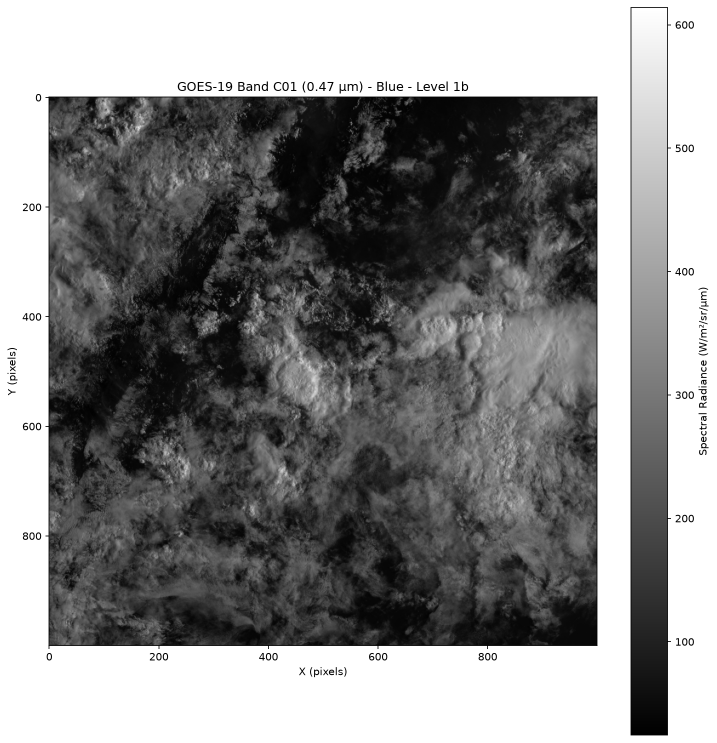
#> input picture jpeg2000/in/BandC01_L1b_crop.png, 1433 x 1485 px (shown at 1/2 size)
$ python jpeg2000.py in/BandC01_L1b_crop.png
#> lines starting #> are read from the running program, lines starting #| are printed output that depends on the picture; after the words box and inside, x2 and y2 are one past the last pixel; in counts of white or black regions, pixels touching at a corner belong together
#!/usr/bin/env python3
"""
Educational lossless JPEG2000-style pipeline (grayscale) with a figure per step.

  1. DC level shift
  2. Tiling
  3. Multi-level 2D reversible 5/3 DWT
  4. Coefficient statistics (sparsity)
  5. Bit-planes (what the Tier-1 coder works on)
  6. Entropy-coding cost (ESTIMATE per code-block; not the real MQ coder)
  7. Exact reconstruction (inverse DWT)
  8. Resolution scalability and bit-plane truncation

Usage:
  uv run j2k_steps.py [image] [--tile 128] [--levels 3] [--cblk 32]
                      [--out out] [--opj-bin DIR] [--no-show]
"""
import argparse
import os
import shutil
import subprocess
import tempfile

import numpy as np
import matplotlib.pyplot as plt
from PIL import Image


# =====================================================================
# 1D reversible 5/3 wavelet (integer lifting, whole-sample symmetric
# extension, even length)
# =====================================================================
def _nxt(a):  # a[i+1], mirrored at the end
    return np.concatenate([a[..., 1:], a[..., -1:]], axis=-1)


def _prv(a):  # a[i-1], mirrored at the start
    return np.concatenate([a[..., :1], a[..., :-1]], axis=-1)


def _interleave(e, o):
    out = np.empty(e.shape[:-1] + (e.shape[-1] + o.shape[-1],), dtype=e.dtype)
    out[..., 0::2], out[..., 1::2] = e, o
    return out


def fwd53(x):
    """Returns (low, high)."""
    x = x.astype(np.int64)
    e, o = x[..., 0::2], x[..., 1::2]
    d = o - ((e + _nxt(e)) >> 1)             # high-pass (predict)
    s = e + ((_prv(d) + d + 2) >> 2)         # low-pass (update)
    return s, d


def inv53(s, d):
    e = s - ((_prv(d) + d + 2) >> 2)
    o = d + ((e + _nxt(e)) >> 1)
    return _interleave(e, o)


# =====================================================================
# 2D multi-level DWT stored as a "mosaic" (LL top-left, details around it).
# Vertical filtering first, then horizontal (as in the standard).
# =====================================================================
def fdwt2(tile, levels):
    out = tile.astype(np.int64).copy()
    h, w = tile.shape
    for _ in range(levels):
        L, H = fwd53(out[:h, :w].T)
        L, H = L.T, H.T                      # vertical low / high
        LL, HL = fwd53(L)                    # horizontal on vertical-low
        LH, HH = fwd53(H)                    # horizontal on vertical-high
        out[:h // 2, :w // 2], out[:h // 2, w // 2:h] = LL, HL
        out[h // 2:h, :w // 2], out[h // 2:h, w // 2:w] = LH, HH
        h, w = h // 2, w // 2
    return out


def idwt2(coef, levels):
    out = coef.copy()
    h, w = coef.shape[0] >> levels, coef.shape[1] >> levels
    for _ in range(levels):
        h, w = h * 2, w * 2
        LL, HL = out[:h // 2, :w // 2], out[:h // 2, w // 2:w]
        LH, HH = out[h // 2:h, :w // 2], out[h // 2:h, w // 2:w]
        L, H = inv53(LL, HL), inv53(LH, HH)
        out[:h, :w] = inv53(L.T, H.T).T
    return out


def subbands(T, levels):
    """(name, row_slice, col_slice) of every subband inside a TxT mosaic."""
    res = []
    for l in range(1, levels + 1):
        h = T >> l
        res += [(f"HL{l}", slice(0, h), slice(h, 2 * h)),
                (f"LH{l}", slice(h, 2 * h), slice(0, h)),
                (f"HH{l}", slice(h, 2 * h), slice(h, 2 * h))]
    h = T >> levels
    res.append((f"LL{levels}", slice(0, h), slice(0, h)))
    return res


# =====================================================================
# Entropy-cost estimate
# =====================================================================
def est_bits(q):
    """
    Rough Tier-1-like cost of one code-block, in bits. Goes bit-plane by
    bit-plane; each bit is conditioned on a context (already significant, or
    0/1/2/3+ significant neighbours); cost is the static entropy per context
    plus 1 bit per sign. NOT the real EBCOT/MQ coder, just a proxy.
    """
    mag = np.abs(q)
    m = int(mag.max())
    if m == 0:
        return 0.0
    sig = np.zeros(q.shape, bool)
    h, w = q.shape
    total = 0.0
    for p in range(m.bit_length() - 1, -1, -1):
        bit = ((mag >> p) & 1).astype(bool)
        pad = np.pad(sig, 1).astype(np.int8)
        nbr = sum(pad[1 + dy:1 + dy + h, 1 + dx:1 + dx + w]
                  for dy in (-1, 0, 1) for dx in (-1, 0, 1) if (dy, dx) != (0, 0))
        ctx = np.where(sig, 4, np.minimum(nbr, 3))
        for c in range(5):
            sel = ctx == c
            n = int(sel.sum())
            if n == 0:
                continue
            pr = bit[sel].sum() / n
            if 0 < pr < 1:
                total += -n * (pr * np.log2(pr) + (1 - pr) * np.log2(1 - pr))
        total += (bit & ~sig).sum()          # sign bits of newly significant
        sig |= bit
    return float(total)


# =====================================================================
# Helpers
# =====================================================================
def logvis(c):
    return np.sign(c) * np.log1p(np.abs(c))


def psnr(a, b):
    mse = np.mean((a.astype(float) - b.astype(float)) ** 2)
    return float("inf") if mse == 0 else 10 * np.log10(255 ** 2 / mse)


def synthetic(n=512):
    yy, xx = np.mgrid[0:n, 0:n]
    img = 128 + 60 * np.sin(xx / 40) * np.cos(yy / 55)
    img[((xx - 180) ** 2 + (yy - 200) ** 2) < 80 ** 2] = 220
    img[300:420, 280:460] = 40
    rng = np.random.default_rng(0)
    img[330:400, 300:440] += rng.normal(0, 25, (70, 140))
    return np.clip(img, 0, 255).astype(np.uint8)


def savefig(fig, outdir, name):
    fig.tight_layout()
    fig.savefig(os.path.join(outdir, name), dpi=130)


def try_openjpeg(img, a, est_bytes):
    exe = shutil.which("opj_compress", path=a.opj_bin or None)
    if not exe:
        print("[OpenJPEG] opj_compress not found (use --opj-bin DIR to compare real size).")
        return
    with tempfile.TemporaryDirectory() as td:
        src, dst = os.path.join(td, "in.pgm"), os.path.join(td, "out.j2k")
        Image.fromarray(img).save(src)
        cmd = [exe, "-i", src, "-o", dst, "-t", f"{a.tile},{a.tile}",
               "-n", str(a.levels + 1), "-b", f"{a.cblk},{a.cblk}"]
        subprocess.run(cmd, check=True, capture_output=True)
        size = os.path.getsize(dst)
    print(f"[OpenJPEG] real codestream: {size} bytes | raw: {img.size} bytes | "
          f"ratio {img.size / size:.2f}:1 | my estimate: {est_bytes:.0f} bytes")


# =====================================================================
# Main pipeline
# =====================================================================
def main():
    ap = argparse.ArgumentParser()
    ap.add_argument("image", nargs="?")
    ap.add_argument("--tile", type=int, default=128)
    ap.add_argument("--levels", type=int, default=3)
    ap.add_argument("--cblk", type=int, default=32)
    ap.add_argument("--out", default="jpeg2000/out")
    ap.add_argument("--opj-bin", default=None)
    ap.add_argument("--no-show", action="store_true")
    a = ap.parse_args()

    T, L = a.tile, a.levels
    if T % (2 ** L):
        raise SystemExit("--tile must be divisible by 2**levels")
    os.makedirs(a.out, exist_ok=True)

    # ---- load + crop to a whole number of tiles ----
    img = np.array(Image.open(a.image).convert("L")) if a.image else synthetic()
    H, W = (img.shape[0] // T) * T, (img.shape[1] // T) * T
#> H = 1408; W = 1408
    if H == 0 or W == 0:
        raise SystemExit("image is smaller than one tile")
    img = img[:H, :W]
#> img: shape (1408, 1408)
    print(f"Image {W}x{H}, lossless 5/3, tile={T}, levels={L}, cblk={a.cblk}")
#| Image 1408x1408, lossless 5/3, tile=128, levels=3, cblk=32

    # ---- 1. DC level shift ----
    shifted = img.astype(np.int64) - 128
    print(f"[1] level shift: [{img.min()},{img.max()}] -> [{shifted.min()},{shifted.max()}]")
#| [1] level shift: [0,255] -> [-128,127]
    fig, ax = plt.subplots(1, 3, figsize=(14, 4.5))
    ax[0].imshow(img, cmap="gray", vmin=0, vmax=255); ax[0].set_title("Original (0..255)")
    im = ax[1].imshow(shifted, cmap="gray", vmin=-128, vmax=127)
    ax[1].set_title("Level-shifted (-128..127)"); plt.colorbar(im, ax=ax[1], fraction=0.046)
    ax[2].hist(img.ravel(), 64, alpha=.6, label="before")
    ax[2].hist(shifted.ravel(), 64, alpha=.6, label="after"); ax[2].legend()
    ax[2].set_title("Histogram: same shape, centred on 0")
    for x in ax[:2]: x.axis("off")
    savefig(fig, a.out, "01_level_shift.png")

    # ---- 2. Tiling ----
    tiles = [(y, x) for y in range(0, H, T) for x in range(0, W, T)]
    print(f"[2] tiling: {len(tiles)} tiles of {T}x{T}")
#| [2] tiling: 121 tiles of 128x128
    fig, ax = plt.subplots(figsize=(6, 6))
    ax.imshow(img, cmap="gray", vmin=0, vmax=255)
    for v in range(0, W + 1, T): ax.axvline(v - .5, color="red", lw=1)
    for v in range(0, H + 1, T): ax.axhline(v - .5, color="red", lw=1)
    for i, (y, x) in enumerate(tiles):
        ax.text(x + T / 2, y + T / 2, str(i), color="yellow", ha="center", va="center")
    ax.set_title(f"{len(tiles)} tiles ({T}x{T})"); ax.axis("off")
    savefig(fig, a.out, "02_tiling.png")

    # ---- 3. DWT ----
    q, full = {}, np.zeros((H, W), np.int64)     # q: integer coefficients per tile
    for (y, x) in tiles:
        c = fdwt2(shifted[y:y + T, x:x + T], L)
        q[(y, x)] = c
        full[y:y + T, x:x + T] = c
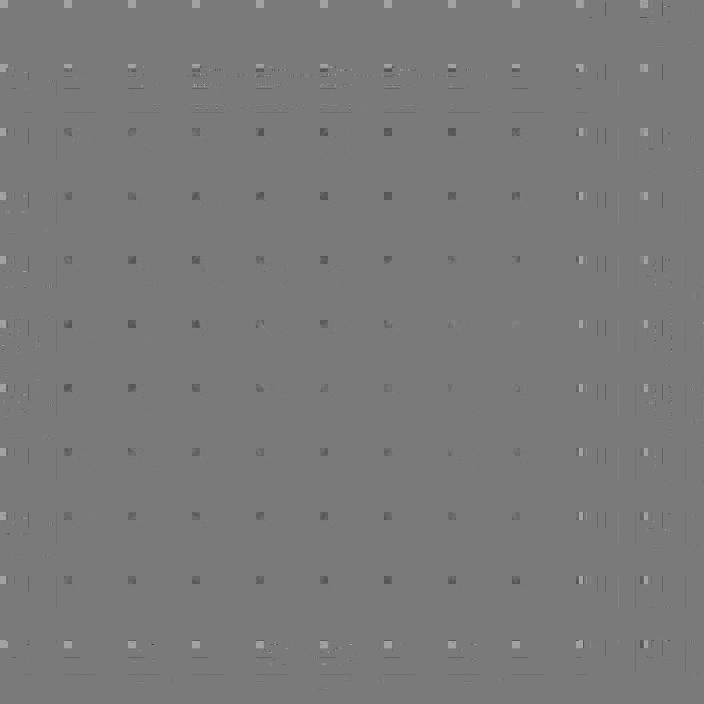
#> full: shape (1408, 1408) int64 (shown at 1/2 size); min -385, max 419, mean 0; drawn with min black and max white
#> after the loop, q = 121 items
    ctr = tiles[len(tiles) // 2]
#> ctr = (640, 640)
    print(f"[3] DWT done. Coefficient range [{full.min()},{full.max()}]")
#| [3] DWT done. Coefficient range [-385,419]
    fig, ax = plt.subplots(1, 2, figsize=(13, 6.5))
    ax[0].imshow(logvis(full), cmap="gray"); ax[0].set_title("DWT mosaic of every tile (log scale)")
    ax[1].imshow(logvis(q[ctr]), cmap="gray"); ax[1].set_title(f"Tile at (x,y)={ctr[::-1]}, subbands")
#> in logvis (call 2), `return np.sign(c) * np.log1p(np.abs(c))`:
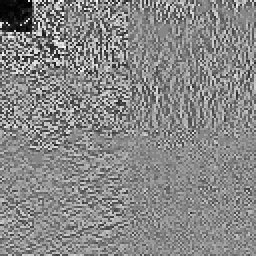
#> returned value: shape (128, 128) float64 (shown 2 times larger); min -4.84, max 4.3, mean 0.0326; drawn with min black and max white
    for name, rs, cs in subbands(T, L):
#> in subbands, `h = T >> levels`: h = 16
        ax[1].add_patch(plt.Rectangle((cs.start - .5, rs.start - .5), cs.stop - cs.start,
                                      rs.stop - rs.start, fill=False, ec="red", lw=.8))
        ax[1].text((cs.start + cs.stop) / 2, (rs.start + rs.stop) / 2, name,
                   color="yellow", ha="center", va="center", fontsize=8)
#> this loop made 10 passes
    for x in ax: x.axis("off")
    savefig(fig, a.out, "03_dwt.png")

    # ---- 4. Coefficient statistics ----
    z0, z1 = np.mean(shifted == 0), np.mean(full == 0)
#> z0 = 0.00171; z1 = 0.502
    print(f"[4] zeros: {z0:.1%} of samples before DWT -> {z1:.1%} of coefficients after")
#| [4] zeros: 0.2% of samples before DWT -> 50.2% of coefficients after
    fig, ax = plt.subplots(figsize=(7, 4.5))
    ax.hist(shifted.ravel(), 256, alpha=.6, label="pixels (level-shifted)")
    ax.hist(full.ravel(), 256, alpha=.6, label="DWT coefficients")
    ax.set_yscale("log"); ax.legend(); ax.set_title("Histogram (log y): DWT concentrates values near 0")
    savefig(fig, a.out, "04_coefficient_histogram.png")

    # ---- 5. Bit-planes of the centre tile ----
    mag = np.abs(q[ctr]); nb = max(int(mag.max()).bit_length(), 1)
#> after `nb = max(int(mag.max()).bit_length(), 1)`: nb = 7
    planes = list(range(nb - 1, max(nb - 9, -1), -1))
#> planes = [6, 5, 4, 3, 2, 1, 0]
    fig, axs = plt.subplots(2, 4, figsize=(14, 7.5))
    for ax_, p in zip(axs.ravel(), planes):
        ax_.imshow((mag >> p) & 1, cmap="gray", vmin=0, vmax=1); ax_.set_title(f"bit-plane {p}"); ax_.axis("off")
#> this loop made 7 passes
#> p on passes 1 to 7: 6, 5, 4, 3, 2, 1, 0
    for ax_ in axs.ravel()[len(planes):]: ax_.axis("off")
#> this loop made 1 pass
    fig.suptitle(f"Magnitude bit-planes of tile {ctr[::-1]} (MSB first): what Tier-1 codes")
    savefig(fig, a.out, "05_bitplanes.png")
    print(f"[5] bit-planes: centre tile has {nb} magnitude bit-planes")
#| [5] bit-planes: centre tile has 7 magnitude bit-planes

    # ---- 6. Entropy coding cost estimate per code-block ----
    heat, total = np.zeros((H, W)), 0.0
#> total = 0
    for (y, x), qt in q.items():
        for name, rs, cs in subbands(T, L):
            cb = min(a.cblk, rs.stop - rs.start)
            for by in range(rs.start, rs.stop, cb):
                for bx in range(cs.start, cs.stop, cb):
                    b = est_bits(qt[by:by + cb, bx:bx + cb])
                    total += b
                    heat[y + by:y + by + cb, x + bx:x + bx + cb] = b / cb ** 2
#> this loop made 121 passes
#> (y, x) on passes 16 to 27: (128, 512), (128, 640), (128, 768), (128, 896), (128, 1024), (128, 1152), (128, 1280), (256, 0), (256, 128), (256, 256), (256, 384), (256, 512)
#> (y, x) on passes 1 to 6: (0, 0), (0, 128), (0, 256), (0, 384), (0, 512), (0, 640)
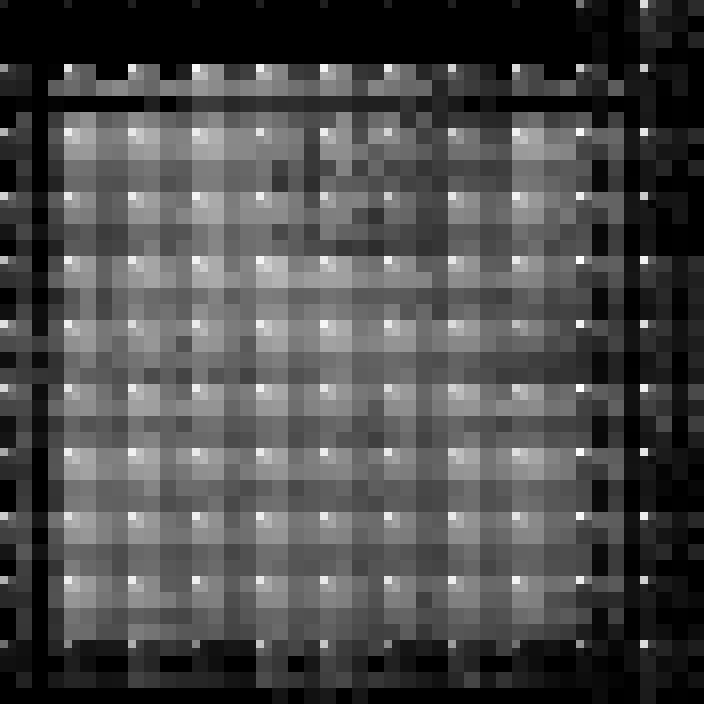
#> heat: shape (1408, 1408) float64 (shown at 1/2 size); min 0, max 8.14, mean 2.42; drawn with min black and max white
    est_bytes = total / 8
    print(f"[6] entropy-coder ESTIMATE: {est_bytes:.0f} bytes "
          f"({img.size / max(est_bytes, 1):.2f}:1, {total / img.size:.3f} bits/pixel)")
#| [6] entropy-coder ESTIMATE: 600854 bytes (3.30:1, 2.425 bits/pixel)
    fig, ax = plt.subplots(1, 2, figsize=(13, 6))
    ax[0].imshow(img, cmap="gray"); ax[0].set_title("Original"); ax[0].axis("off")
    im = ax[1].imshow(heat, cmap="magma"); ax[1].axis("off")
    ax[1].set_title("Estimated bits/coefficient per code-block (mosaic layout)")
    plt.colorbar(im, ax=ax[1], fraction=0.046)
    savefig(fig, a.out, "06_codeblock_cost.png")

    # ---- 7. Reconstruction ----
    def reconstruct(res=None, drop=0):
#> called with drop = 0
        out = np.zeros((H, W))
        for (y, x), qt in q.items():
            qt = qt.copy()
            if drop:                              # discard `drop` least-significant bit-planes
                qt = np.sign(qt) * ((np.abs(qt) >> drop) << drop)
            if res is not None:                   # keep resolutions 0..res only
                n = T >> (L - res)
                keep = np.zeros(qt.shape, bool); keep[:n, :n] = True
                qt = np.where(keep, qt, 0)
            out[y:y + T, x:x + T] = idwt2(qt, L)
#> this loop made 121 passes
#> (y, x) on passes 1 to 12: (0, 0), (0, 128), (0, 256), (0, 384), (0, 512), (0, 640), (0, 768), (0, 896), (0, 1024), (0, 1152), (0, 1280), (128, 0)
#> pass 1, in reconstruct, `qt = qt.copy()`:
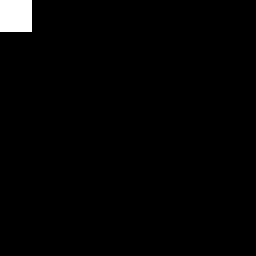
#> qt: shape (128, 128) int64 (shown 2 times larger); values 0 (black) and 127 (white), 1.6% white; 1 white region, box (x1, y1, x2, y2) and area: (0, 0, 16, 16) 256
        return np.clip(out + 128, 0, 255).astype(np.uint8)

    rec = reconstruct()
    identical = np.array_equal(img, rec)
    print(f"[7] reconstruction bit-exact: {identical}")
#| [7] reconstruction bit-exact: True
    fig, ax = plt.subplots(1, 2, figsize=(10, 5))
    ax[0].imshow(img, cmap="gray", vmin=0, vmax=255); ax[0].set_title("Original")
    ax[1].imshow(rec, cmap="gray", vmin=0, vmax=255)
    ax[1].set_title(f"Decoded from integer coefficients\nbit-exact: {identical}")
    for x in ax: x.axis("off")
#> this loop made 2 passes
    savefig(fig, a.out, "07_reconstruction.png")

    # ---- 8. Resolution scalability + bit-plane truncation ----
    fig, axs = plt.subplots(1, L + 1, figsize=(4 * (L + 1), 4.2))
    for r, ax_ in enumerate(axs):
        ax_.imshow(reconstruct(res=r), cmap="gray", vmin=0, vmax=255)
        ax_.set_title(f"resolutions 0..{r}" + (" (LL only)" if r == 0 else "")); ax_.axis("off")
#> this loop made 4 passes
#> pass 1, in inv53 (call 1176), `e = s - ((_prv(d) + d + 2) >> 2)`:
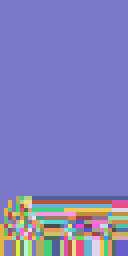
#> e: shape (64, 32) int64 (shown 4 times larger); 73 distinct labels, from 34 to 140; one colour per label, 0 black
    savefig(fig, a.out, "08a_resolution_scalability.png")
#> in savefig (call 8), `fig.savefig(os.path.join(outdir, name), dpi=130)`:
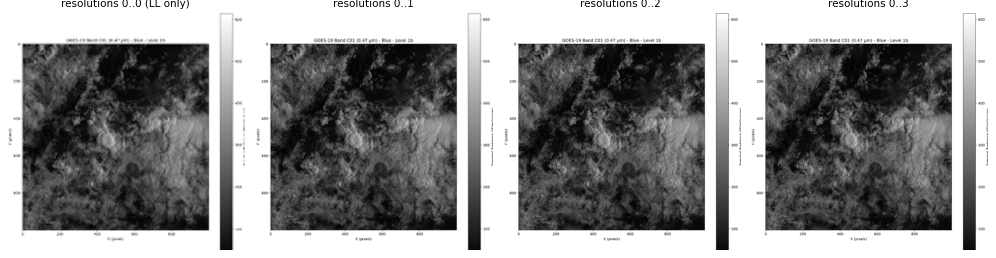
#> figure drawn by matplotlib, 4 panels
    drops = [0, 1, 2, 3, 4]
    fig, axs = plt.subplots(1, len(drops), figsize=(3.6 * len(drops), 4.2))
    for d, ax_ in zip(drops, axs):
        r_ = reconstruct(drop=d)
        ax_.imshow(r_, cmap="gray", vmin=0, vmax=255)
        ax_.set_title(f"drop {d} LSB planes\nPSNR {psnr(img, r_):.1f} dB"); ax_.axis("off")
#> this loop made 5 passes
    savefig(fig, a.out, "08b_bitplane_truncation.png")
#> in savefig (call 9), `fig.savefig(os.path.join(outdir, name), dpi=130)`:
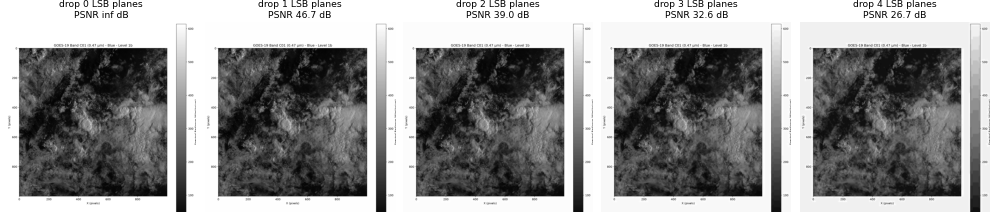
#> figure drawn by matplotlib, 5 panels

    try_openjpeg(img, a, est_bytes)
    print(f"\nFigures saved in ./{a.out}/")
    if not a.no_show:
        plt.show()


if __name__ == "__main__":
    main()
